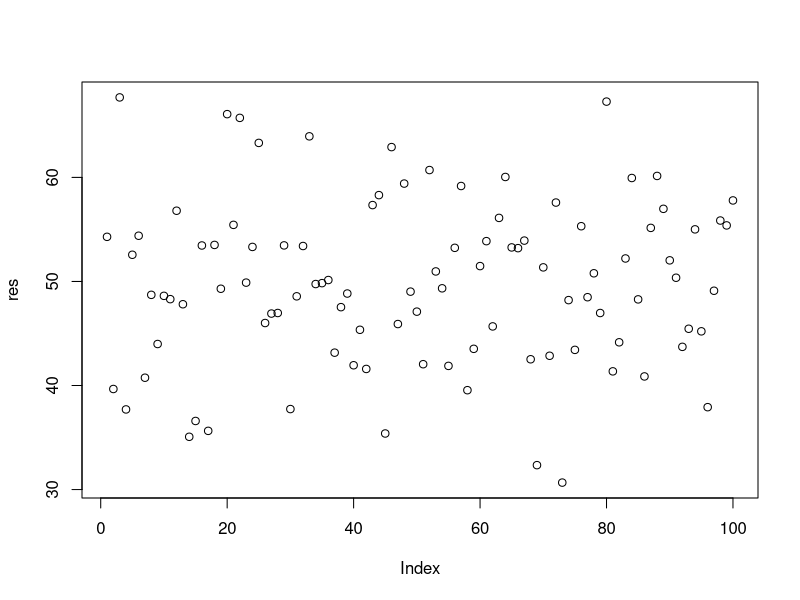
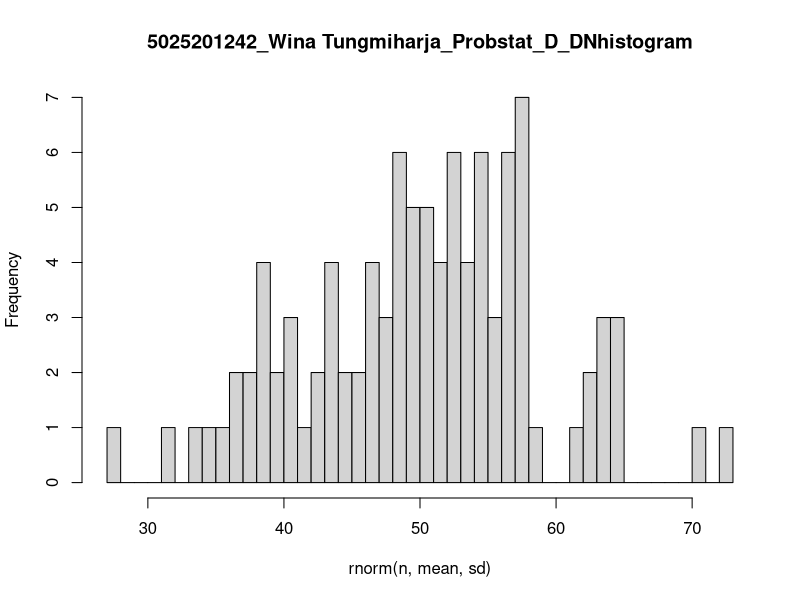

These charts were generated, in order, by the following R code:
# ________________________________________________________________________________________________________________________________
# 6a

n <- 100
mean <- 50
sd <- 8
# generate random nilai
res <- rnorm(n,mean,sd)

# generate z-score
z <- (res - mean(res)) / sd(res)
print(z)

plot(res)


# ________________________________________________________________________________________________________________________________
# 6b

n <- 100
mean <- 50
sd <- 8
hist(rnorm(n,mean,sd), breaks = 50, main="5025201242_Wina Tungmiharja_Probstat_D_DNhistogram")

# ________________________________________________________________________________________________________________________________
# 6c

sd <- 8
cat(sprintf("No 6.c varian -> %f", ("^"(sd, 2))))